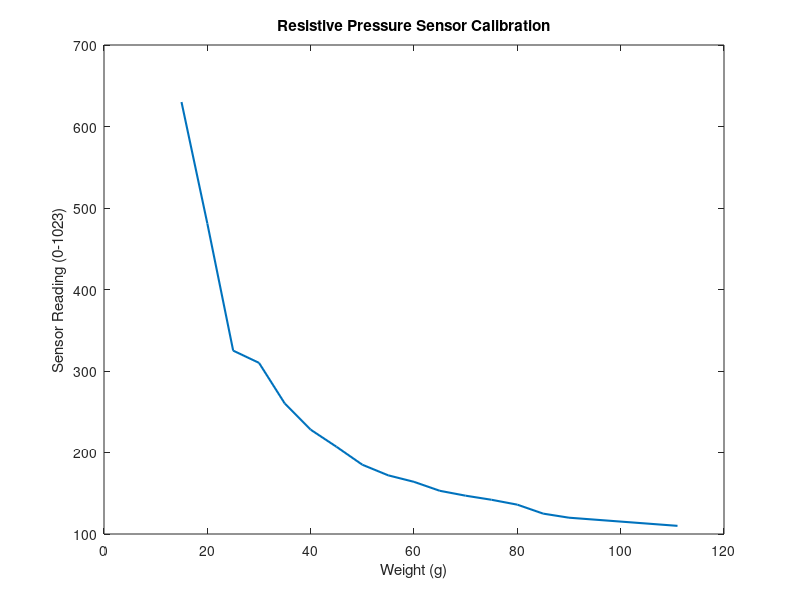
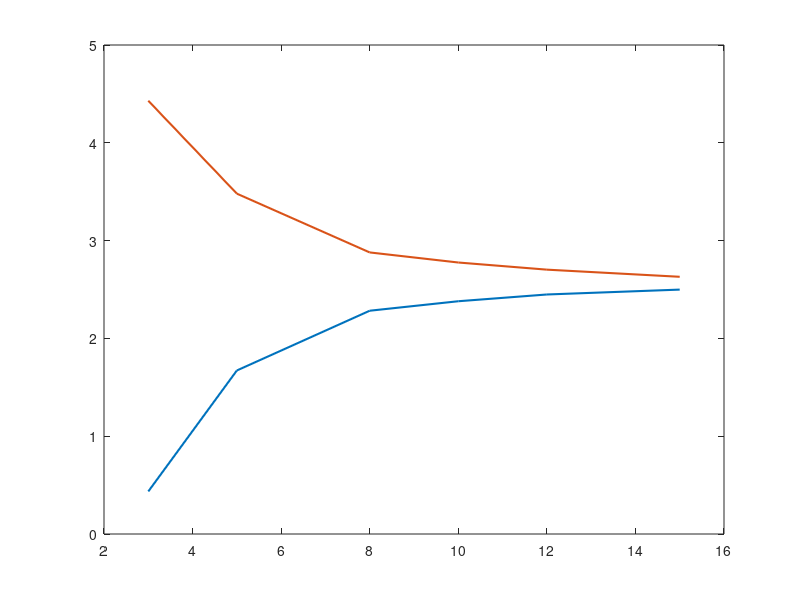

These charts were generated, in order, by the following MATLAB code: (Note: this script raises an error after producing the figures.)
clc 
close all

hall_effect = load("hall_effect_data.csv");
pressure = load("pressure_data.csv");

distance = hall_effect(:, 1);
polarity_1 = hall_effect(:, 2);
polarity_2 = hall_effect(:, 4);

weight = pressure(:, 1);
sensor_reading = pressure(:, 2);

figure
plot(weight, sensor_reading, "LineWidth", 1.5)
title("Resistive Pressure Sensor Calibration")
xlabel("Weight (g)")
ylabel("Sensor Reading (0-1023)")

figure
plot(distance, polarity_2, "LineWidth", 1.5)
hold on
plot(distance, polarity_1, "LineWidth", 1.5)
yline(2.55, "--")
xlabel("Distance (mm)")
ylabel("Sensor Reading (0-1023)")
title("Hall Effect Sensor Calibration")
legend("North Side", "South Side", "Equilibrium")
